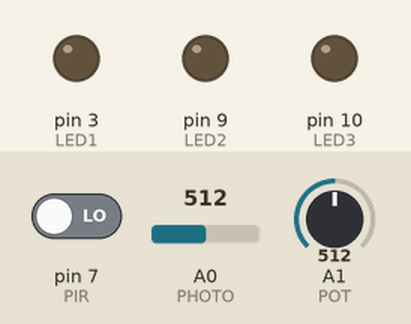
This sketch was run on a simulated Arduino Uno, built with avr-gcc and run on an emulated ATmega328P. Parts: output pins drawn as LEDs (lit = HIGH). The test bench sets the inputs (shaded band); at power-on: pin 7 (PIR) LOW, A0 (PHOTO) = 512, A1 (POT) = 512. What the sketch prints to the serial monitor is not drawn.

Above: at 1.2 s.
1.3 s: pin 7 (PIR) driven HIGH
At 3.57 s:
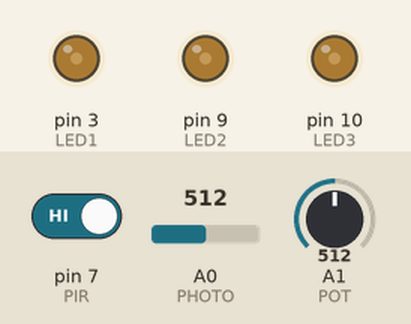
At 5.9 s:
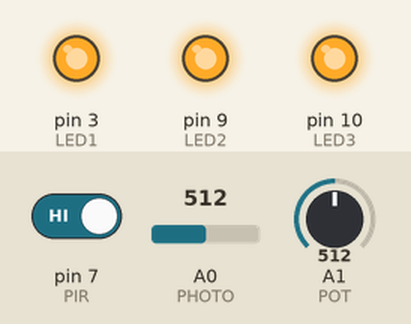
Timing chart, 0 to 7.4 s (numbered marks = the images above; inputs shaded):
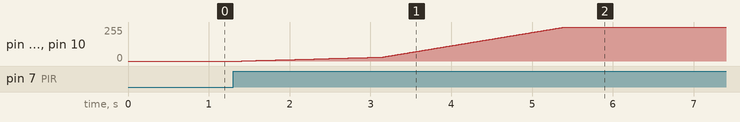

The sketch:

Bathroom_Light_Sensor.ino
```cpp
//PWM pins = 3, 5, 6, 9, 10, and 11

#define LED1 3                                                // pin for lights
#define LED2 9
#define LED3 10
#define PIR 7                                                 // pin for Motion sensor

int PHOTO = A0;
int POT = A1;

bool pirState = LOW;                                          // we start, assuming no motion detected
int Photo_Val = 0;                                            // variable for photoresistor
int Pot_Val = 0;                                              // variable for potentiometer
int Pir_Val = 0;                                              // variable for reading the motion status

//const int TIME = 1500;
const long TIME = 120000;


void setup() {
  pinMode(LED1, OUTPUT);                                       // declare LED strip
  pinMode(LED2, OUTPUT);
  pinMode(LED3, OUTPUT);

  pinMode(PIR, INPUT);                                        // declare Motion sensor
  Serial.begin(9600);
}


void loop() {
  readSensors();
  printSensorValues();
  motionLogic();

  delay(20);
}

void(* resetFunc)(void) = 0;

/**
 * Read Motion & Potentiometer & Read Photoresistor Sensors
 */
void readSensors(){
  Photo_Val = analogRead(PHOTO);
  Pot_Val = analogRead(POT);
  Pir_Val = digitalRead(PIR);
}


/**
 * Principal code, checks if PIR was set HIGH
 * turns lights on for TIME and then turns off
 */
void motionLogic(){
  if ((Pir_Val == HIGH) && (Photo_Val <= Pot_Val)) {          // check if the input is HIGH
    glowLED();
    onLED();
    delay(TIME);

    glowOFF();
    offLED();
    pirState = LOW;

    delay(10);
  }
}


/**
 * Serial out sensor inputs
 */
void printSensorValues(){
  Serial.print("Photo_Val = ");
  Serial.println(Photo_Val);

  Serial.print("Pot_Val =   ");
  Serial.println(Pot_Val);

//  Serial.print("Pir_Val = ");
//  Serial.println(Pir_Val);
}


/**
 * Slowly turn LED's on
 */
void glowLED(){

  for(int x = 0; x < 30; x++){
    analogWrite(LED1, x);
    analogWrite(LED2, x);
    analogWrite(LED3, x);
    delay(60);
  }

  for(int x = 30; x < 255; x++){
    analogWrite(LED1, x);
    analogWrite(LED2, x);
    analogWrite(LED3, x);
    delay(10);
  }
}

/**
 * Slowly turn LED's off
 */
void glowOFF(){
    for(int x = 255; x > 0; x--){
    analogWrite(LED1, x);
    analogWrite(LED2, x);
    analogWrite(LED3, x);
    delay(2);
  }
}


/**
 * Turn Strip ON
 */
void onLED(){
  digitalWrite(LED1, HIGH);
  digitalWrite(LED2, HIGH);
  digitalWrite(LED3, HIGH);
}


/**
 * Turn Strip OFF
 */
void offLED(){
  digitalWrite(LED1, LOW);
  digitalWrite(LED2, LOW);
  digitalWrite(LED3, LOW);
  resetFunc();
}
```

Measured:
- after the input at 1.3 s, pin 3 (LED1), pin 9 (LED2), pin 10 (LED3): moves from 0/255 to 255/255 over 4.0 s, starting after 0.11 s
